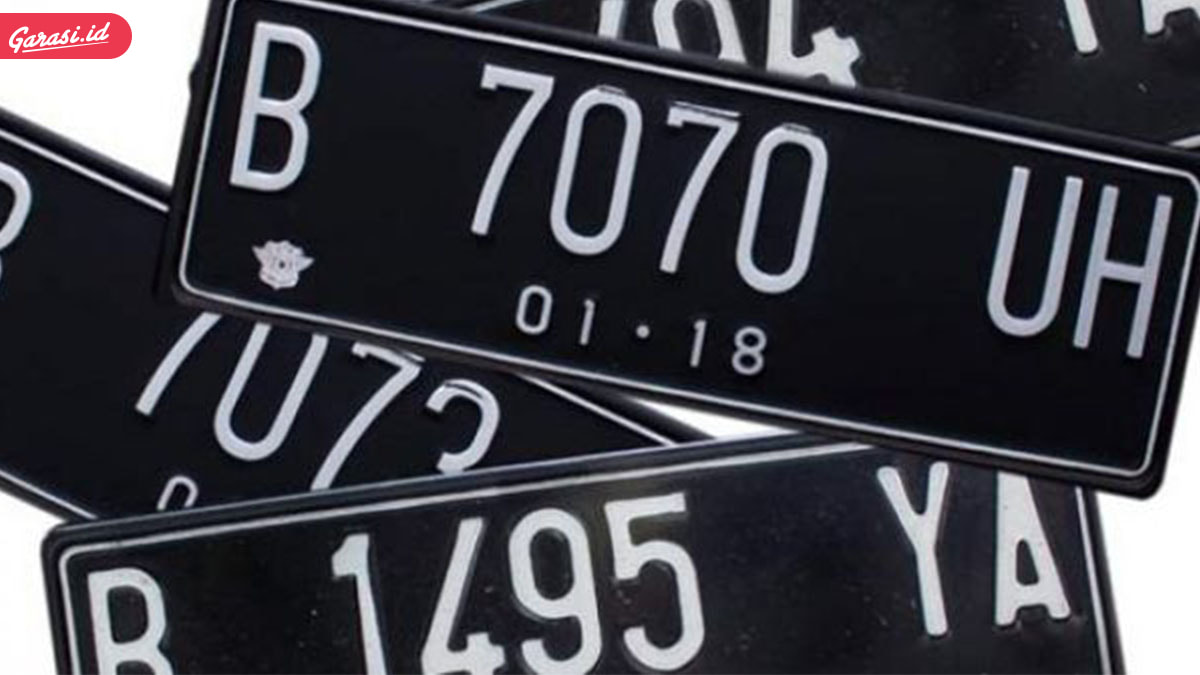
#> input picture gamabar.jpeg, 1200 x 675 px
$ python soal6_rotasi.py
#> lines starting #> are read from the running program, lines starting #| are printed output that depends on the picture
import cv2

# Membaca gambar
img = cv2.imread('gamabar.jpeg')
#> img is the input picture: shape (675, 1200, 3); mean B, G, R 72.5, 65.7, 65.8

# Menentukan sudut rotasi
angle = 45

# Menghitung matriks rotasi
M = cv2.getRotationMatrix2D((img.shape[1] / 2, img.shape[0] / 2), angle, 1.0)

# Memutar gambar
rotated_img = cv2.warpAffine(img, M, (img.shape[1], img.shape[0]))
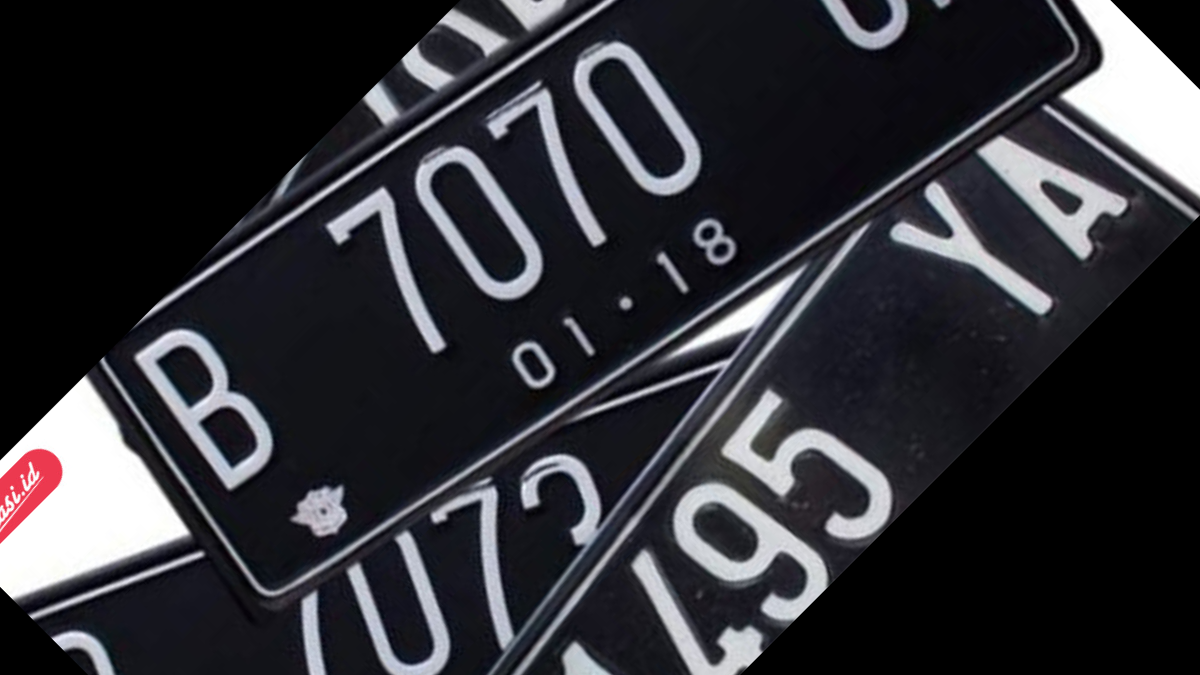
#> rotated_img: shape (675, 1200, 3); mean B, G, R 53.9, 48.8, 48.8

# Menampilkan gambar
cv2.imshow('Rotasi', rotated_img)
cv2.waitKey(0)
cv2.destroyAllWindows()
